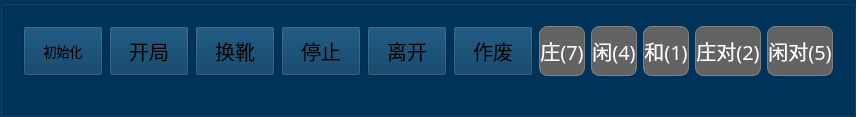
         <widget class="QGroupBox" name="groupBox">
          <property name="maximumSize">
           <size>
            <width>16777215</width>
            <height>317</height>
           </size>
          </property>
          <property name="styleSheet">
           <string notr="true">background-color: rgb(0, 52, 91);</string>
          </property>
          <property name="title">
           <string/>
          </property>
          <layout class="QVBoxLayout" name="verticalLayout_3" stretch="1,3">
           <item>
            <layout class="QHBoxLayout" name="horizontalLayout">
             <property name="sizeConstraint">
              <enum>QLayout::SetDefaultConstraint</enum>
             </property>
             <property name="leftMargin">
              <number>9</number>
             </property>
             <property name="topMargin">
              <number>9</number>
             </property>
             <property name="rightMargin">
              <number>9</number>
             </property>
             <property name="bottomMargin">
              <number>9</number>
             </property>
             <item>
              <widget class="QPushButton" name="pu_init">
               <property name="enabled">
                <bool>false</bool>
               </property>
               <property name="minimumSize">
                <size>
                 <width>0</width>
                 <height>50</height>
                </size>
               </property>
               <property name="font">
                <font>
                 <family>方正粗黑宋简体</family>
                 <pointsize>10</pointsize>
                </font>
               </property>
               <property name="styleSheet">
                <string notr="true">QPushButton{color: rgb(0, 0, 0);background-image: url(:/button/images/button/pu_yellow.png);}
QPushButton:pressed{border-color:gray;background-image: url(:/button/images/button/pu_yellow_an.png);
}
QPushButton:disabled{border-color:gray;background-image: url(:/button/images/button/pu_yellow_an.png);
}</string>
               </property>
               <property name="text">
                <string>初始化</string>
               </property>
              </widget>
             </item>
             <item>
              <widget class="QPushButton" name="pu_start">
               <property name="enabled">
                <bool>false</bool>
               </property>
               <property name="minimumSize">
                <size>
                 <width>0</width>
                 <height>50</height>
                </size>
               </property>
               <property name="font">
                <font>
                 <family>方正粗黑宋简体</family>
                 <pointsize>15</pointsize>
                </font>
               </property>
               <property name="acceptDrops">
                <bool>true</bool>
               </property>
               <property name="styleSheet">
                <string notr="true">QPushButton{color: rgb(0, 0, 0);background-image: url(:/button/images/button/pu_yellow.png);}
QPushButton:pressed{border-color:gray;background-image: url(:/button/images/button/pu_yellow_an.png);
}
QPushButton:disabled{border-color:gray;background-image: url(:/button/images/button/pu_yellow_an.png);
}</string>
               </property>
               <property name="text">
                <string>开局</string>
               </property>
               <property name="shortcut">
                <string>6</string>
               </property>
              </widget>
             </item>
             <item>
              <widget class="QPushButton" name="pu_changeXue">
               <property name="enabled">
                <bool>false</bool>
               </property>
               <property name="minimumSize">
                <size>
                 <width>0</width>
                 <height>50</height>
                </size>
               </property>
               <property name="font">
                <font>
                 <family>方正粗黑宋简体</family>
                 <pointsize>15</pointsize>
                </font>
               </property>
               <property name="styleSheet">
                <string notr="true">QPushButton{color: rgb(0, 0, 0);background-image: url(:/button/images/button/pu_yellow.png);}
QPushButton:pressed{border-color:gray;background-image: url(:/button/images/button/pu_yellow_an.png);
}
QPushButton:disabled{border-color:gray;background-image: url(:/button/images/button/pu_yellow_an.png);
}</string>
               </property>
               <property name="text">
                <string>换靴</string>
               </property>
               <property name="shortcut">
                <string>+</string>
               </property>
              </widget>
             </item>
             <item>
              <widget class="QPushButton" name="pu_stop">
               <property name="enabled">
                <bool>false</bool>
               </property>
               <property name="minimumSize">
                <size>
                 <width>0</width>
                 <height>50</height>
                </size>
               </property>
               <property name="font">
                <font>
                 <family>方正粗黑宋简体</family>
                 <pointsize>15</pointsize>
                </font>
               </property>
               <property name="styleSheet">
                <string notr="true">QPushButton{color: rgb(0, 0, 0);background-image: url(:/button/images/button/pu_yellow.png);}
QPushButton:pressed{border-color:gray;background-image: url(:/button/images/button/pu_yellow_an.png);
}
QPushButton:disabled{border-color:gray;background-image: url(:/button/images/button/pu_yellow_an.png);
}</string>
               </property>
               <property name="text">
                <string>停止</string>
               </property>
               <property name="shortcut">
                <string>/</string>
               </property>
              </widget>
             </item>
             <item>
              <widget class="QPushButton" name="pu_leave">
               <property name="enabled">
                <bool>false</bool>
               </property>
               <property name="minimumSize">
                <size>
                 <width>0</width>
                 <height>50</height>
                </size>
               </property>
               <property name="font">
                <font>
                 <family>方正粗黑宋简体</family>
                 <pointsize>15</pointsize>
                </font>
               </property>
               <property name="styleSheet">
                <string notr="true">QPushButton{color: rgb(0, 0, 0);background-image: url(:/button/images/button/pu_yellow.png);}
QPushButton:pressed{border-color:gray;background-image: url(:/button/images/button/pu_yellow_an.png);
}
QPushButton:disabled{border-color:gray;background-image: url(:/button/images/button/pu_yellow_an.png);
}</string>
               </property>
               <property name="text">
                <string>离开</string>
               </property>
               <property name="shortcut">
                <string>.</string>
               </property>
              </widget>
             </item>
             <item>
              <widget class="QPushButton" name="pu_useless">
               <property name="enabled">
                <bool>false</bool>
               </property>
               <property name="minimumSize">
                <size>
                 <width>0</width>
                 <height>50</height>
                </size>
               </property>
               <property name="font">
                <font>
                 <family>方正粗黑宋简体</family>
                 <pointsize>15</pointsize>
                </font>
               </property>
               <property name="styleSheet">
                <string notr="true">QPushButton{color: rgb(0, 0, 0);background-image: url(:/button/images/button/pu_yellow.png);}
QPushButton:pressed{border-color:gray;background-image: url(:/button/images/button/pu_yellow_an.png);
}
QPushButton:disabled{border-color:gray;background-image: url(:/button/images/button/pu_yellow_an.png);
}</string>
               </property>
               <property name="text">
                <string>作废</string>
               </property>
               <property name="shortcut">
                <string>0</string>
               </property>
              </widget>
             </item>
             <item>
              <widget class="QPushButton" name="pu_zhuang">
               <property name="enabled">
                <bool>false</bool>
               </property>
               <property name="minimumSize">
                <size>
                 <width>0</width>
                 <height>50</height>
                </size>
               </property>
               <property name="font">
                <font>
                 <family>方正粗黑宋简体</family>
                 <pointsize>15</pointsize>
                </font>
               </property>
               <property name="styleSheet">
                <string notr="true">QPushButton{color: rgb(255, 255, 255);background:rgb(180, 45, 55);border:1px solid grey; border-radius: 8px;}
QPushButton:hover{border-color:rgb(139,170,105)}
QPushButton:pressed{border-color:gray;background-color: rgb(114, 58, 62);}
QPushButton:disabled{border-color:gray;background-color: rgb(99, 99, 99);
}</string>
               </property>
               <property name="text">
                <string>庄(7)</string>
               </property>
               <property name="shortcut">
                <string>7</string>
               </property>
              </widget>
             </item>
             <item>
              <widget class="QPushButton" name="pu_xian">
               <property name="enabled">
                <bool>false</bool>
               </property>
               <property name="minimumSize">
                <size>
                 <width>0</width>
                 <height>50</height>
                </size>
               </property>
               <property name="palette">
                <palette>
                 <active>
                  <colorrole role="WindowText">
                   <brush brushstyle="SolidPattern">
                    <color alpha="255">
                     <red>255</red>
                     <green>255</green>
                     <blue>255</blue>
                    </color>
                   </brush>
                  </colorrole>
                  <colorrole role="Button">
                   <brush brushstyle="SolidPattern">
                    <color alpha="255">
                     <red>50</red>
                     <green>73</green>
                     <blue>138</blue>
                    </color>
                   </brush>
                  </colorrole>
                  <colorrole role="Text">
                   <brush brushstyle="SolidPattern">
                    <color alpha="255">
                     <red>255</red>
                     <green>255</green>
                     <blue>255</blue>
                    </color>
                   </brush>
                  </colorrole>
                  <colorrole role="ButtonText">
                   <brush brushstyle="SolidPattern">
                    <color alpha="255">
                     <red>255</red>
                     <green>255</green>
                     <blue>255</blue>
                    </color>
                   </brush>
                  </colorrole>
                  <colorrole role="Base">
                   <brush brushstyle="SolidPattern">
                    <color alpha="255">
                     <red>50</red>
                     <green>73</green>
                     <blue>138</blue>
                    </color>
                   </brush>
                  </colorrole>
                  <colorrole role="Window">
                   <brush brushstyle="SolidPattern">
                    <color alpha="255">
                     <red>50</red>
                     <green>73</green>
                     <blue>138</blue>
                    </color>
                   </brush>
                  </colorrole>
                  <colorrole role="PlaceholderText">
                   <brush brushstyle="NoBrush">
                    <color alpha="128">
                     <red>255</red>
                     <green>255</green>
                     <blue>255</blue>
                    </color>
                   </brush>
                  </colorrole>
                 </active>
                 <inactive>
                  <colorrole role="WindowText">
                   <brush brushstyle="SolidPattern">
                    <color alpha="255">
                     <red>255</red>
                     <green>255</green>
                     <blue>255</blue>
                    </color>
                   </brush>
                  </colorrole>
                  <colorrole role="Button">
                   <brush brushstyle="SolidPattern">
                    <color alpha="255">
                     <red>50</red>
                     <green>73</green>
                     <blue>138</blue>
                    </color>
                   </brush>
                  </colorrole>
                  <colorrole role="Text">
                   <brush brushstyle="SolidPattern">
                    <color alpha="255">
                     <red>255</red>
                     <green>255</green>
                     <blue>255</blue>
                    </color>
                   </brush>
                  </colorrole>
                  <colorrole role="ButtonText">
                   <brush brushstyle="SolidPattern">
                    <color alpha="255">
                     <red>255</red>
                     <green>255</green>
                     <blue>255</blue>
                    </color>
                   </brush>
                  </colorrole>
                  <colorrole role="Base">
                   <brush brushstyle="SolidPattern">
                    <color alpha="255">
                     <red>50</red>
                     <green>73</green>
                     <blue>138</blue>
                    </color>
                   </brush>
                  </colorrole>
                  <colorrole role="Window">
                   <brush brushstyle="SolidPattern">
                    <color alpha="255">
                     <red>50</red>
                     <green>73</green>
                     <blue>138</blue>
                    </color>
                   </brush>
                  </colorrole>
                  <colorrole role="PlaceholderText">
                   <brush brushstyle="NoBrush">
                    <color alpha="128">
                     <red>255</red>
                     <green>255</green>
                     <blue>255</blue>
                    </color>
                   </brush>
                  </colorrole>
                 </inactive>
                 <disabled>
                  <colorrole role="WindowText">
                   <brush brushstyle="SolidPattern">
                    <color alpha="255">
                     <red>255</red>
                     <green>255</green>
                     <blue>255</blue>
                    </color>
                   </brush>
                  </colorrole>
                  <colorrole role="Button">
                   <brush brushstyle="SolidPattern">
                    <color alpha="255">
                     <red>99</red>
                     <green>99</green>
                     <blue>99</blue>
                    </color>
                   </brush>
                  </colorrole>
                  <colorrole role="Text">
                   <brush brushstyle="SolidPattern">
                    <color alpha="255">
                     <red>255</red>
                     <green>255</green>
                     <blue>255</blue>
                    </color>
                   </brush>
                  </colorrole>
                  <colorrole role="ButtonText">
                   <brush brushstyle="SolidPattern">
                    <color alpha="255">
                     <red>255</red>
                     <green>255</green>
                     <blue>255</blue>
                    </color>
                   </brush>
                  </colorrole>
                  <colorrole role="Base">
                   <brush brushstyle="SolidPattern">
                    <color alpha="255">
                     <red>99</red>
                     <green>99</green>
                     <blue>99</blue>
                    </color>
                   </brush>
                  </colorrole>
                  <colorrole role="Window">
                   <brush brushstyle="SolidPattern">
                    <color alpha="255">
                     <red>99</red>
                     <green>99</green>
                     <blue>99</blue>
                    </color>
                   </brush>
                  </colorrole>
                  <colorrole role="PlaceholderText">
                   <brush brushstyle="NoBrush">
                    <color alpha="128">
                     <red>255</red>
                     <green>255</green>
                     <blue>255</blue>
                    </color>
                   </brush>
                  </colorrole>
                 </disabled>
                </palette>
               </property>
               <property name="font">
                <font>
                 <family>方正粗黑宋简体</family>
                 <pointsize>15</pointsize>
                </font>
               </property>
               <property name="styleSheet">
                <string notr="true">QPushButton{color: rgb(255, 255, 255);background:rgb(50, 73, 138);border:1px solid grey; border-radius: 8px;}
QPushButton:hover{border-color:rgb(139,170,105)}
QPushButton:pressed{border-color:gray;background-color:rgb(54, 65, 97);}
QPushButton:disabled{border-color:gray;background-color: rgb(99, 99, 99);
}</string>
               </property>
               <property name="text">
                <string>闲(4)</string>
               </property>
               <property name="shortcut">
                <string>4</string>
               </property>
              </widget>
             </item>
             <item>
              <widget class="QPushButton" name="pu_same">
               <property name="enabled">
                <bool>false</bool>
               </property>
               <property name="minimumSize">
                <size>
                 <width>0</width>
                 <height>50</height>
                </size>
               </property>
               <property name="font">
                <font>
                 <family>方正粗黑宋简体</family>
                 <pointsize>15</pointsize>
                </font>
               </property>
               <property name="styleSheet">
                <string notr="true">QPushButton{color: rgb(255, 255, 255);background:rgb(60, 160, 74);border:1px solid grey; border-radius: 8px;}
QPushButton:hover{border-color:rgb(139,170,105)}
QPushButton:pressed{border-color:gray;background-color: rgb(39, 78, 55);}
QPushButton:disabled{border-color:gray;background-color: rgb(99, 99, 99);
}</string>
               </property>
               <property name="text">
                <string>和(1)</string>
               </property>
               <property name="shortcut">
                <string>1</string>
               </property>
              </widget>
             </item>
             <item>
              <widget class="QPushButton" name="pu_zhuangdui">
               <property name="enabled">
                <bool>false</bool>
               </property>
               <property name="minimumSize">
                <size>
                 <width>0</width>
                 <height>50</height>
                </size>
               </property>
               <property name="font">
                <font>
                 <family>方正粗黑宋简体</family>
                 <pointsize>15</pointsize>
                </font>
               </property>
               <property name="styleSheet">
                <string notr="true">QPushButton{color: rgb(255, 255, 255);background:rgb(180, 45, 55);border:1px solid grey; border-radius: 8px;}
QPushButton:hover{border-color:rgb(139,170,105)}
QPushButton:pressed{border-color:gray;background-color: rgb(114, 58, 62);}
QPushButton:disabled{border-color:gray;background-color: rgb(99, 99, 99);
}</string>
               </property>
               <property name="text">
                <string>庄对(2)</string>
               </property>
               <property name="shortcut">
                <string>2</string>
               </property>
              </widget>
             </item>
             <item>
              <widget class="QPushButton" name="pu_xiandui">
               <property name="enabled">
                <bool>false</bool>
               </property>
               <property name="minimumSize">
                <size>
                 <width>0</width>
                 <height>50</height>
                </size>
               </property>
               <property name="font">
                <font>
                 <family>方正粗黑宋简体</family>
                 <pointsize>15</pointsize>
                </font>
               </property>
               <property name="styleSheet">
                <string notr="true">QPushButton{color: rgb(255, 255, 255);background:rgb(50, 73, 138);border:1px solid grey; border-radius: 8px;}
QPushButton:hover{border-color:rgb(139,170,105)}
QPushButton:pressed{border-color:gray;background-color:rgb(54, 65, 97);}
QPushButton:disabled{border-color:gray;background-color: rgb(99, 99, 99);
}</string>
               </property>
               <property name="text">
                <string>闲对(5)</string>
               </property>
               <property name="shortcut">
                <string>5</string>
               </property>
              </widget>
             </item>
            </layout>
           </item>
           <item>
            <layout class="QGridLayout" name="gridLayout_2">
             <property name="leftMargin">
              <number>9</number>
             </property>
             <property name="topMargin">
              <number>9</number>
             </property>
             <property name="rightMargin">
              <number>9</number>
             </property>
             <property name="bottomMargin">
              <number>9</number>
             </property>
             <property name="spacing">
              <number>1</number>
             </property>
            </layout>
           </item>
          </layout>
         </widget>
